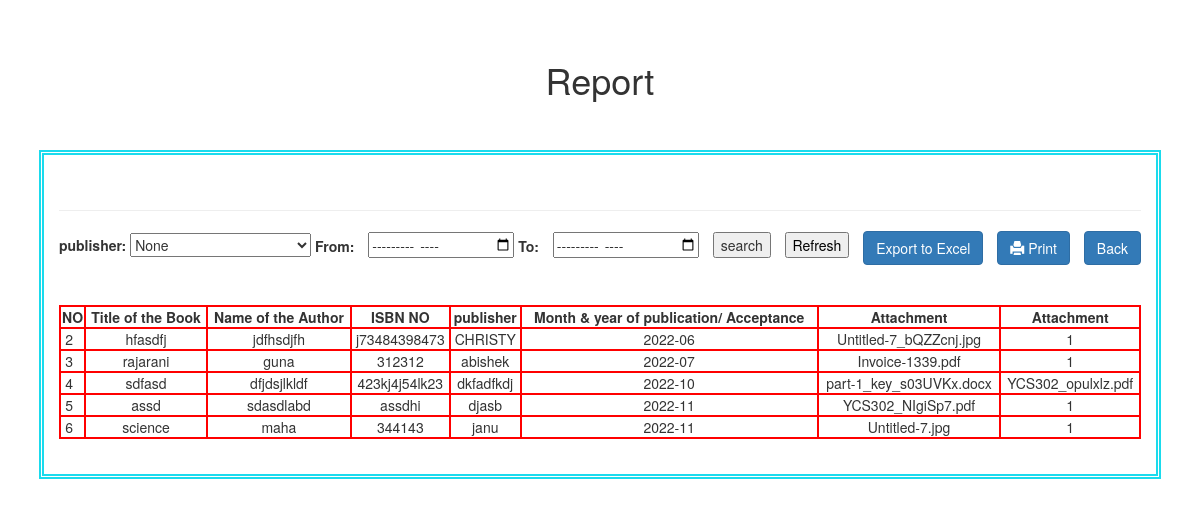
The page /bookpubbrepp/ (signed in) on the database its author committed.
### authentication/models.py (models this page shows)
class bookpub(models.Model):
    book            = models.CharField(max_length =  40)
    Author                  = models.CharField(max_length=254)
    isbn                   = models.CharField(max_length =100 )
    publisher                   = models.CharField(max_length = 200)
    mandy                   = models.CharField(max_length=12)
    bookwra                = models.FileField()
    fill                   = models.FileField()

### authentication/views.py (the view)
# urls.py: path('bookpubbrepp/',views.bookpubbrepp),
def bookpubbrepp(request):
    if request.method== 'POST':
        pup = request.POST['publisher']
        fdate = request.POST['fdate']
        tdate = request.POST['tdate']
        altt1  = pup and fdate and tdate
        altt2  = fdate and tdate
        if bool(altt1):
            need= Conference.objects.raw(' SELECT* FROM authentication_bookpub where publisher = "'+pup+'" AND mandy BETWEEN "'+fdate+'" and "'+tdate+'";')
            return render(request,'authentication/bookpubrep.html',{'student':need})
        elif bool(altt2):
            print(2)
            need= bookpub.objects.raw(' SELECT* FROM authentication_bookpub where mandy BETWEEN "'+fdate+'" and "'+tdate+'";')
            return render(request,'authentication/bookpubrep.html',{'student':need})
        else:
            need= bookpub.objects.raw(' SELECT* FROM authentication_bookpub where publisher = "'+pup+'";')
            return render(request,'authentication/bookpubrep.html',{'student':need})
    else:
        need= bookpub.objects.raw('select * from authentication_bookpub ORDER BY mandy ASC')
        return render(request,'authentication/bookpubrep.html',{'student':need})

### templates/authentication/bookpubrep.html (shortened to what this page needs)
{% if user.is_lecturer %}
<!DOCTYPE html>
{% load static %}
<html lang="en">
<head>
  <link href="//maxcdn.bootstrapcdn.com/bootstrap/3.3.0/css/bootstrap.min.css" rel="stylesheet" id="bootstrap-css">
<link href="//maxcdn.bootstrapcdn.com/bootstrap/3.3.0/css/bootstrap.min.css" rel="stylesheet" id="bootstrap-css">
{% load static %}
</head>
<body>
  <center><br><br>
<h1>Report</h1><br><br>
<div>
  <br>
  <hr>
  <form method="post" enctype="multipart/form-data">
   <label for="FacultyName">publisher:</label>
      <select type="text" id="publisher" name="publisher">
        <option value="">None</option>
      </select>
<b>From:</b>  <input type="month" name = "fdate" id="fdate" value="">
<b>To:</b>  <input type="month" name="tdate" id="tdate" value="">
<input type="submit"  value="search">
 <button type="button" name="home"><a href="/bookpubbrepp/"> Refresh </a></button>
 <button  id="export" type="button" class="btn btn-primary"> Export to Excel</button>
 <button class="btn btn-primary hidden-print" onclick="window.print();"><span class="glyphicon glyphicon-print" aria-hidden="true"></span> Print</button>
<button  class="btn btn-primary hidden-print"><a style="color:white;" href="/repts/">Back</a></button>
<br><br>
<br>
  <table id="examble-table" border='3px'>
    <thead>
        <th>NO</th>
        <th>Title of the Book</th>
        <th>Name of the Author</th>
        <th>ISBN NO</th>
        <th>publisher</th>
        <th>Month & year of publication/ Acceptance</th>
        <th>Attachment</th>
        <th>Attachment</th>
    </thead>
    <tr>
      {% for st in student %}
      <td></td>
      <td><center>{{st.book        }} </center></td>
      <td><center>{{st.Author      }} </center></td>
      <td><center>{{st.isbn        }}       </center></td>
      <td><center>{{st.publisher   }}       </center></td>
      <td><center>{{st.mandy       }}       </center></td>
      <td><center>{{st.bookwra    }}       </center></td>
      <td><center>{{st.fill    }}       </center></td>
    </tr>
    {% endfor %}
  </table>
</form>
<br>
</center>
</body>
</html>
{% endif %}

### templates/authentication/bookpubrep.html (style rules this page uses)
h1 { text-align: center; }
div { border: double rgb(26, 219, 237) 5px; display:inline-table; padding: 15px; }
table { width: 100%; }
input { margin-left: 10px; }
table,th,tr,td { border: 2px red solid; }
button,a { text-decoration: none; color: black; }
button { margin-left: 10px; }
table { counter-reset: rowNumber; }
table tr { counter-increment: rowNumber; }
table tr td:first-child::before { content: counter(rowNumber); min-width: 1em; margin-right: 0.5em; }
table,th { text-align: center; }

### rows shown on the page
bookpub: book "hfasdfj", Author "jdfhsdjfh", isbn "j73484398473", publisher "CHRISTY", mandy "2022-06", bookwra "Untitled-7_bQZZcnj.jpg", fill "1"
bookpub: book "rajarani", Author "guna", isbn "312312", publisher "abishek", mandy "2022-07", bookwra "Invoice-1339.pdf", fill "1"
bookpub: book "sdfasd", Author "dfjdsjlkldf", isbn "423kj4j54lk23", publisher "dkfadfkdj", mandy "2022-10", bookwra "part-1_key_s03UVKx.docx", fill "YCS302_opulxlz.pdf"
bookpub: book "assd", Author "sdasdlabd", isbn "assdhi", publisher "djasb", mandy "2022-11", bookwra "YCS302_NIgiSp7.pdf", fill "1"
bookpub: book "science", Author "maha", isbn "344143", publisher "janu", mandy "2022-11", bookwra "Untitled-7.jpg", fill "1"
